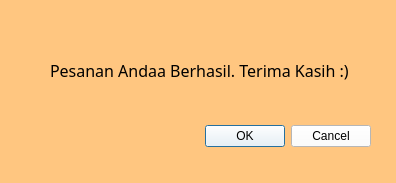
<?xml version="1.0" encoding="UTF-8"?>
<ui version="4.0">
 <class>Dialog</class>
 <widget class="QDialog" name="Dialog">
  <property name="geometry">
   <rect>
    <x>0</x>
    <y>0</y>
    <width>396</width>
    <height>183</height>
   </rect>
  </property>
  <property name="windowTitle">
   <string>Dialog</string>
  </property>
  <property name="autoFillBackground">
   <bool>false</bool>
  </property>
  <property name="styleSheet">
   <string notr="true">background-color: rgb(255, 198, 128);
</string>
  </property>
  <widget class="QDialogButtonBox" name="buttonBox">
   <property name="geometry">
    <rect>
     <x>30</x>
     <y>120</y>
     <width>341</width>
     <height>32</height>
    </rect>
   </property>
   <property name="styleSheet">
    <string notr="true">background-color: rgb(255, 255, 255);</string>
   </property>
   <property name="orientation">
    <enum>Qt::Horizontal</enum>
   </property>
   <property name="standardButtons">
    <set>QDialogButtonBox::Cancel|QDialogButtonBox::Ok</set>
   </property>
  </widget>
  <widget class="QLabel" name="label">
   <property name="geometry">
    <rect>
     <x>50</x>
     <y>50</y>
     <width>321</width>
     <height>41</height>
    </rect>
   </property>
   <property name="font">
    <font>
     <family>Rockwell</family>
     <pointsize>12</pointsize>
    </font>
   </property>
   <property name="text">
    <string>Pesanan Andaa Berhasil. Terima Kasih :)</string>
   </property>
  </widget>
 </widget>
 <resources/>
 <connections>
  <connection>
   <sender>buttonBox</sender>
   <signal>accepted()</signal>
   <receiver>Dialog</receiver>
   <slot>accept()</slot>
   <hints>
    <hint type="sourcelabel">
     <x>248</x>
     <y>254</y>
    </hint>
    <hint type="destinationlabel">
     <x>157</x>
     <y>274</y>
    </hint>
   </hints>
  </connection>
  <connection>
   <sender>buttonBox</sender>
   <signal>rejected()</signal>
   <receiver>Dialog</receiver>
   <slot>reject()</slot>
   <hints>
    <hint type="sourcelabel">
     <x>316</x>
     <y>260</y>
    </hint>
    <hint type="destinationlabel">
     <x>286</x>
     <y>274</y>
    </hint>
   </hints>
  </connection>
 </connections>
</ui>
